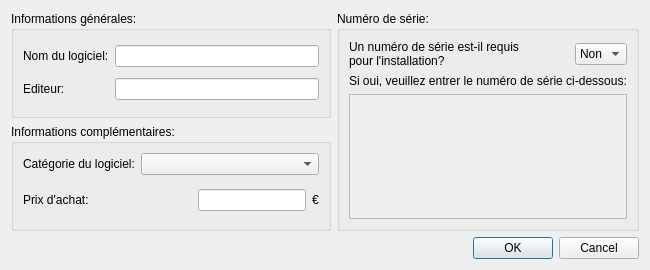
<?xml version="1.0" encoding="UTF-8"?>
<ui version="4.0">
 <class>AddDialog</class>
 <widget class="QDialog" name="AddDialog">
  <property name="geometry">
   <rect>
    <x>0</x>
    <y>0</y>
    <width>578</width>
    <height>270</height>
   </rect>
  </property>
  <property name="windowTitle">
   <string>Ajout d'un nouveau logiciel</string>
  </property>
  <layout class="QGridLayout" name="gridLayout_2">
   <item row="0" column="0">
    <widget class="QGroupBox" name="groupBox_Name">
     <property name="title">
      <string>Informations générales:</string>
     </property>
     <layout class="QGridLayout" name="gridLayout">
      <item row="0" column="0">
       <widget class="QLabel" name="label_name">
        <property name="text">
         <string>Nom du logiciel:</string>
        </property>
       </widget>
      </item>
      <item row="0" column="1">
       <widget class="QLineEdit" name="lineEdit_name"/>
      </item>
      <item row="1" column="0">
       <widget class="QLabel" name="label_editor">
        <property name="text">
         <string>Editeur:</string>
        </property>
       </widget>
      </item>
      <item row="1" column="1">
       <widget class="QLineEdit" name="lineEdit_editor"/>
      </item>
     </layout>
    </widget>
   </item>
   <item row="0" column="1" rowspan="2">
    <widget class="QGroupBox" name="groupBox_Serial">
     <property name="title">
      <string>Numéro de série:</string>
     </property>
     <layout class="QVBoxLayout" name="verticalLayout">
      <item>
       <layout class="QHBoxLayout" name="horizontalLayout">
        <item>
         <widget class="QLabel" name="label_SerialReq">
          <property name="text">
           <string>Un numéro de série est-il requis
pour l'installation?</string>
          </property>
         </widget>
        </item>
        <item>
         <spacer name="horizontalSpacer">
          <property name="orientation">
           <enum>Qt::Horizontal</enum>
          </property>
          <property name="sizeHint" stdset="0">
           <size>
            <width>40</width>
            <height>20</height>
           </size>
          </property>
         </spacer>
        </item>
        <item>
         <widget class="QComboBox" name="comboBox_serialReq">
          <property name="currentIndex">
           <number>0</number>
          </property>
          <item>
           <property name="text">
            <string>Non</string>
           </property>
          </item>
          <item>
           <property name="text">
            <string>Oui</string>
           </property>
          </item>
         </widget>
        </item>
       </layout>
      </item>
      <item>
       <widget class="QLabel" name="label_Serial">
        <property name="text">
         <string>Si oui, veuillez entrer le numéro de série ci-dessous:</string>
        </property>
       </widget>
      </item>
      <item>
       <widget class="QTextEdit" name="textEdit_serialList">
        <property name="enabled">
         <bool>false</bool>
        </property>
       </widget>
      </item>
     </layout>
    </widget>
   </item>
   <item row="1" column="0">
    <widget class="QGroupBox" name="groupBox_infos">
     <property name="title">
      <string>Informations complémentaires:</string>
     </property>
     <layout class="QVBoxLayout" name="verticalLayout_2">
      <item>
       <layout class="QHBoxLayout" name="horizontalLayout_2">
        <item>
         <widget class="QLabel" name="label_category">
          <property name="text">
           <string>Catégorie du logiciel:</string>
          </property>
         </widget>
        </item>
        <item>
         <widget class="QComboBox" name="comboBox_category">
          <item>
           <property name="text">
            <string/>
           </property>
          </item>
          <item>
           <property name="text">
            <string>OS (système d'exploitation)</string>
           </property>
          </item>
          <item>
           <property name="text">
            <string>Bureautique</string>
           </property>
          </item>
          <item>
           <property name="text">
            <string>Programmation - Web</string>
           </property>
          </item>
          <item>
           <property name="text">
            <string>Programmation - Objet</string>
           </property>
          </item>
          <item>
           <property name="text">
            <string>Programmation - Autres</string>
           </property>
          </item>
          <item>
           <property name="text">
            <string>Education</string>
           </property>
          </item>
          <item>
           <property name="text">
            <string>Gravure</string>
           </property>
          </item>
          <item>
           <property name="text">
            <string>Audio</string>
           </property>
          </item>
          <item>
           <property name="text">
            <string>Video</string>
           </property>
          </item>
          <item>
           <property name="text">
            <string>Photo</string>
           </property>
          </item>
          <item>
           <property name="text">
            <string>Jeux - Action</string>
           </property>
          </item>
          <item>
           <property name="text">
            <string>Jeux - RPG</string>
           </property>
          </item>
          <item>
           <property name="text">
            <string>Jeux - MMO</string>
           </property>
          </item>
          <item>
           <property name="text">
            <string>Jeux - Stratégie</string>
           </property>
          </item>
          <item>
           <property name="text">
            <string>Jeux - Simulation</string>
           </property>
          </item>
          <item>
           <property name="text">
            <string>Jeux - FPS</string>
           </property>
          </item>
          <item>
           <property name="text">
            <string>Jeux - Autres</string>
           </property>
          </item>
          <item>
           <property name="text">
            <string>Autres</string>
           </property>
          </item>
         </widget>
        </item>
       </layout>
      </item>
      <item>
       <layout class="QHBoxLayout" name="horizontalLayout_3">
        <item>
         <widget class="QLabel" name="label_price">
          <property name="text">
           <string>Prix d'achat:</string>
          </property>
         </widget>
        </item>
        <item>
         <spacer name="horizontalSpacer_2">
          <property name="orientation">
           <enum>Qt::Horizontal</enum>
          </property>
          <property name="sizeHint" stdset="0">
           <size>
            <width>40</width>
            <height>20</height>
           </size>
          </property>
         </spacer>
        </item>
        <item>
         <widget class="QLineEdit" name="lineEdit_price">
          <property name="inputMethodHints">
           <set>Qt::ImhNone</set>
          </property>
         </widget>
        </item>
        <item>
         <widget class="QLabel" name="label_euro">
          <property name="text">
           <string>€</string>
          </property>
         </widget>
        </item>
       </layout>
      </item>
     </layout>
    </widget>
   </item>
   <item row="2" column="0" colspan="2">
    <widget class="QDialogButtonBox" name="buttonBox">
     <property name="orientation">
      <enum>Qt::Horizontal</enum>
     </property>
     <property name="standardButtons">
      <set>QDialogButtonBox::Cancel|QDialogButtonBox::Ok</set>
     </property>
    </widget>
   </item>
  </layout>
 </widget>
 <resources/>
 <connections>
  <connection>
   <sender>buttonBox</sender>
   <signal>accepted()</signal>
   <receiver>AddDialog</receiver>
   <slot>accept()</slot>
   <hints>
    <hint type="sourcelabel">
     <x>248</x>
     <y>254</y>
    </hint>
    <hint type="destinationlabel">
     <x>157</x>
     <y>274</y>
    </hint>
   </hints>
  </connection>
  <connection>
   <sender>buttonBox</sender>
   <signal>rejected()</signal>
   <receiver>AddDialog</receiver>
   <slot>reject()</slot>
   <hints>
    <hint type="sourcelabel">
     <x>316</x>
     <y>260</y>
    </hint>
    <hint type="destinationlabel">
     <x>286</x>
     <y>274</y>
    </hint>
   </hints>
  </connection>
 </connections>
</ui>
